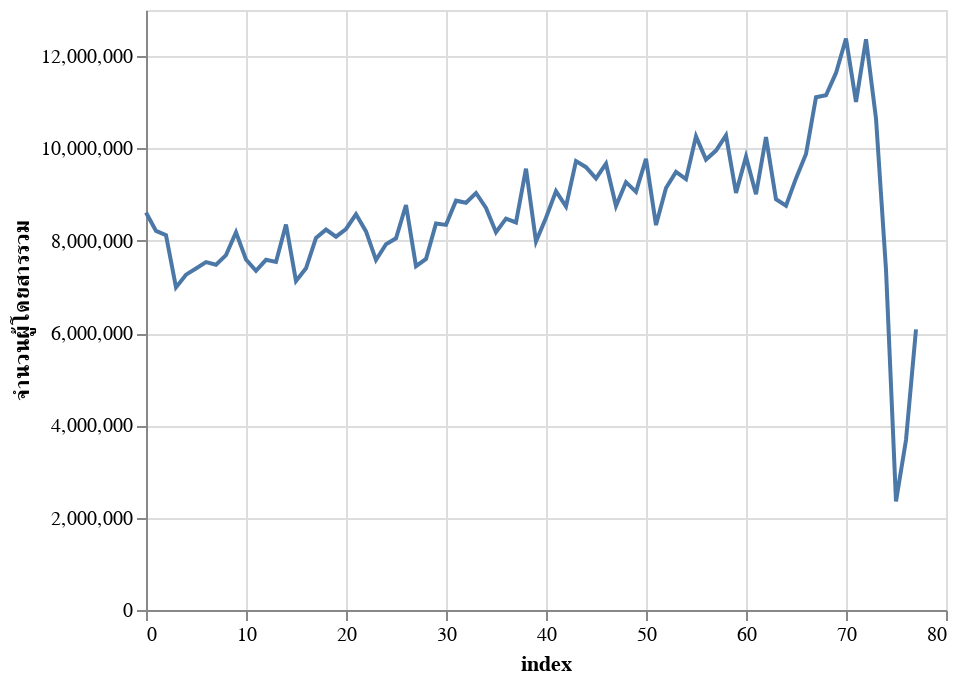

Notebook code for this chart:
### Code cell
alt.Chart(bts2.reset_index()).mark_line().encode(
    x="index",
    y="จำนวนผู้โดยสารรวม"
)

### Figure 1 — Vega-Lite specification as saved in the notebook (floating-point values rounded to 4 significant figures)
{"config": {"view": {"continuousWidth": 400, "continuousHeight": 300}}, "data": {"name": "data-b15a0490989120549c6e25071c894bc7"}, "mark": "line", "encoding": {"x": {"type": "quantitative", "field": "index"}, "y": {"type": "quantitative", "field": "จำนวนผู้โดยสารรวม"}}, "$schema": "https://vega.github.io/schema/vega-lite/v4.8.1.json", "datasets": {"data-b15a0490989120549c6e25071c894bc7": [{"index": 0, "เดือน": "มกราคม", "ปี": 2557, "โครงการ": "โครงการรถไฟฟ้ามหานคร สายเฉลิมรัชมงคล", "จำนวนผู้โดยสารรวม": 8613608, "จำนวนผู้โดยสารเฉลี่ยรายวัน": 277858, "จำนวนผู้โดยสารเฉลี่ยรายวันธรรมดา": 316029, "จำนวนผู้โดยสารเฉลี่ยรายวันหยุด": 184553}, {"index": 1, "เดือน": "กุมภาพันธ์", "ปี": 2557, "โครงการ": "โครงการรถไฟฟ้ามหานคร สายเฉลิมรัชมงคล", "จำนวนผู้โดยสารรวม": 8212613, "จำนวนผู้โดยสารเฉลี่ยรายวัน": 293308, "จำนวนผู้โดยสารเฉลี่ยรายวันธรรมดา": 329204, "จำนวนผู้โดยสารเฉลี่ยรายวันหยุด": 217526}, {"index": 2, "เดือน": "มีนาคม", "ปี": 2557, "โครงการ": "โครงการรถไฟฟ้ามหานคร สายเฉลิมรัชมงคล", "จำนวนผู้โดยสารรวม": 8123428, "จำนวนผู้โดยสารเฉลี่ยรายวัน": 262046, "จำนวนผู้โดยสารเฉลี่ยรายวันธรรมดา": 287668, "จำนวนผู้โดยสารเฉลี่ยรายวันหยุด": 208239}, {"index": 3, "เดือน": "เมษายน", "ปี": 2557, "โครงการ": "โครงการรถไฟฟ้ามหานคร สายเฉลิมรัชมงคล", "จำนวนผู้โดยสารรวม": 6990396, "จำนวนผู้โดยสารเฉลี่ยรายวัน": 233013, "จำนวนผู้โดยสารเฉลี่ยรายวันธรรมดา": 285863, "จำนวนผู้โดยสารเฉลี่ยรายวันหยุด": 153738}, {"index": 4, "เดือน": "พฤษภาคม", "ปี": 2557, "โครงการ": "โครงการรถไฟฟ้ามหานคร สายเฉลิมรัชมงคล", "จำนวนผู้โดยสารรวม": 7265594, "จำนวนผู้โดยสารเฉลี่ยรายวัน": 234374, "จำนวนผู้โดยสารเฉลี่ยรายวันธรรมดา": 276809, "จำนวนผู้โดยสารเฉลี่ยรายวันหยุด": 175618}, {"index": 5, "เดือน": "มิถุนายน", "ปี": 2557, "โครงการ": "โครงการรถไฟฟ้ามหานคร สายเฉลิมรัชมงคล", "จำนวนผู้โดยสารรวม": 7398749, "จำนวนผู้โดยสารเฉลี่ยรายวัน": 246625, "จำนวนผู้โดยสารเฉลี่ยรายวันธรรมดา": 278105, "จำนวนผู้โดยสารเฉลี่ยรายวันหยุด": 173170}, {"index": 6, "เดือน": "กรกฎาคม", "ปี": 2557, "โครงการ": "โครงการรถไฟฟ้ามหานคร สายเฉลิมรัชมงคล", "จำนวนผู้โดยสารรวม": 7536115, "จำนวนผู้โดยสารเฉลี่ยรายวัน": 243100, "จำนวนผู้โดยสารเฉลี่ยรายวันธรรมดา": 280717, "จำนวนผู้โดยสารเฉลี่ยรายวันหยุด": 164107}, {"index": 7, "เดือน": "สิงหาคม", "ปี": 2557, "โครงการ": "โครงการรถไฟฟ้ามหานคร สายเฉลิมรัชมงคล", "จำนวนผู้โดยสารรวม": 7481573, "จำนวนผู้โดยสารเฉลี่ยรายวัน": 241341, "จำนวนผู้โดยสารเฉลี่ยรายวันธรรมดา": 290853, "จำนวนผู้โดยสารเฉลี่ยรายวันหยุด": 162947}, {"index": 8, "เดือน": "กันยายน", "ปี": 2557, "โครงการ": "โครงการรถไฟฟ้ามหานคร สายเฉลิมรัชมงคล", "จำนวนผู้โดยสารรวม": 7688292, "จำนวนผู้โดยสารเฉลี่ยรายวัน": 256276, "จำนวนผู้โดยสารเฉลี่ยรายวันธรรมดา": 285607, "จำนวนผู้โดยสารเฉลี่ยรายวันหยุด": 175618}, {"index": 9, "เดือน": "ตุลาคม", "ปี": 2557, "โครงการ": "โครงการรถไฟฟ้ามหานคร สายเฉลิมรัชมงคล", "จำนวนผู้โดยสารรวม": 8183154, "จำนวนผู้โดยสารเฉลี่ยรายวัน": 263973, "จำนวนผู้โดยสารเฉลี่ยรายวันธรรมดา": 291999, "จำนวนผู้โดยสารเฉลี่ยรายวันหยุด": 195463}, {"index": 10, "เดือน": "พฤศจิกายน", "ปี": 2557, "โครงการ": "โครงการรถไฟฟ้ามหานคร สายเฉลิมรัชมงคล", "จำนวนผู้โดยสารรวม": 7593925, "จำนวนผู้โดยสารเฉลี่ยรายวัน": 253131, "จำนวนผู้โดยสารเฉลี่ยรายวันธรรมดา": 289758, "จำนวนผู้โดยสารเฉลี่ยรายวันหยุด": 179877}, {"index": 11, "เดือน": "ธันวาคม", "ปี": 2557, "โครงการ": "โครงการรถไฟฟ้ามหานคร สายเฉลิมรัชมงคล", "จำนวนผู้โดยสารรวม": 7350544, "จำนวนผู้โดยสารเฉลี่ยรายวัน": 237114, "จำนวนผู้โดยสารเฉลี่ยรายวันธรรมดา": 279742, "จำนวนผู้โดยสารเฉลี่ยรายวันหยุด": 159610}, {"index": 12, "เดือน": "มกราคม", "ปี": 2558, "โครงการ": "โครงการรถไฟฟ้ามหานคร สายเฉลิมรัชมงคล", "จำนวนผู้โดยสารรวม": 7588091, "จำนวนผู้โดยสารเฉลี่ยรายวัน": 244777, "จำนวนผู้โดยสารเฉลี่ยรายวันธรรมดา": 290472, "จำนวนผู้โดยสารเฉลี่ยรายวันหยุด": 161695}, {"index": 13, "เดือน": "กุมภาพันธ์", "ปี": 2558, "โครงการ": "โครงการรถไฟฟ้ามหานคร สายเฉลิมรัชมงคล", "จำนวนผู้โดยสารรวม": 7542203, "จำนวนผู้โดยสารเฉลี่ยรายวัน": 269364, "จำนวนผู้โดยสารเฉลี่ยรายวันธรรมดา": 298865, "จำนวนผู้โดยสารเฉลี่ยรายวันหยุด": 195614}, {"index": 14, "เดือน": "มีนาคม", "ปี": 2558, "โครงการ": "โครงการรถไฟฟ้ามหานคร สายเฉลิมรัชมงคล", "จำนวนผู้โดยสารรวม": 8352517, "จำนวนผู้โดยสารเฉลี่ยรายวัน": 269436, "จำนวนผู้โดยสารเฉลี่ยรายวันธรรมดา": 301893, "จำนวนผู้โดยสารเฉลี่ยรายวันหยุด": 201277}, {"index": 15, "เดือน": "เมษายน", "ปี": 2558, "โครงการ": "โครงการรถไฟฟ้ามหานคร สายเฉลิมรัชมงคล", "จำนวนผู้โดยสารรวม": 7128426, "จำนวนผู้โดยสารเฉลี่ยรายวัน": 237614, "จำนวนผู้โดยสารเฉลี่ยรายวันธรรมดา": 292944, "จำนวนผู้โดยสารเฉลี่ยรายวันหยุด": 154620}, {"index": 16, "เดือน": "พฤษภาคม", "ปี": 2558, "โครงการ": "โครงการรถไฟฟ้ามหานคร สายเฉลิมรัชมงคล", "จำนวนผู้โดยสารรวม": 7402163, "จำนวนผู้โดยสารเฉลี่ยรายวัน": 238779, "จำนวนผู้โดยสารเฉลี่ยรายวันธรรมดา": 290736, "จำนวนผู้โดยสารเฉลี่ยรายวันหยุด": 175689}, {"index": 17, "เดือน": "มิถุนายน", "ปี": 2558, "โครงการ": "โครงการรถไฟฟ้ามหานคร สายเฉลิมรัชมงคล", "จำนวนผู้โดยสารรวม": 8062328, "จำนวนผู้โดยสารเฉลี่ยรายวัน": 268744, "จำนวนผู้โดยสารเฉลี่ยรายวันธรรมดา": 303942, "จำนวนผู้โดยสารเฉลี่ยรายวันหยุด": 186616}, {"index": 18, "เดือน": "กรกฎาคม", "ปี": 2558, "โครงการ": "โครงการรถไฟฟ้ามหานคร สายเฉลิมรัชมงคล", "จำนวนผู้โดยสารรวม": 8241610, "จำนวนผู้โดยสารเฉลี่ยรายวัน": 265858, "จำนวนผู้โดยสารเฉลี่ยรายวันธรรมดา": 301997, "จำนวนผู้โดยสารเฉลี่ยรายวันหยุด": 189967}, {"index": 19, "เดือน": "สิงหาคม", "ปี": 2558, "โครงการ": "โครงการรถไฟฟ้ามหานคร สายเฉลิมรัชมงคล", "จำนวนผู้โดยสารรวม": 8089165, "จำนวนผู้โดยสารเฉลี่ยรายวัน": 260941, "จำนวนผู้โดยสารเฉลี่ยรายวันธรรมดา": 302191, "จำนวนผู้โดยสารเฉลี่ยรายวันหยุด": 185940}, {"index": 20, "เดือน": "กันยายน", "ปี": 2558, "โครงการ": "โครงการรถไฟฟ้ามหานคร สายเฉลิมรัชมงคล", "จำนวนผู้โดยสารรวม": 8255072, "จำนวนผู้โดยสารเฉลี่ยรายวัน": 275169, "จำนวนผู้โดยสารเฉลี่ยรายวันธรรมดา": 303875, "จำนวนผู้โดยสารเฉลี่ยรายวันหยุด": 196229}, {"index": 21, "เดือน": "ตุลาคม", "ปี": 2558, "โครงการ": "โครงการรถไฟฟ้ามหานคร สายเฉลิมรัชมงคล", "จำนวนผู้โดยสารรวม": 8573088, "จำนวนผู้โดยสารเฉลี่ยรายวัน": 276551, "จำนวนผู้โดยสารเฉลี่ยรายวันธรรมดา": 310910, "จำนวนผู้โดยสารเฉลี่ยรายวันหยุด": 204397}, {"index": 22, "เดือน": "พฤศจิกายน", "ปี": 2558, "โครงการ": "โครงการรถไฟฟ้ามหานคร สายเฉลิมรัชมงคล", "จำนวนผู้โดยสารรวม": 8201684, "จำนวนผู้โดยสารเฉลี่ยรายวัน": 273389, "จำนวนผู้โดยสารเฉลี่ยรายวันธรรมดา": 306699, "จำนวนผู้โดยสารเฉลี่ยรายวันหยุด": 195666}, {"index": 23, "เดือน": "ธันวาคม", "ปี": 2558, "โครงการ": "โครงการรถไฟฟ้ามหานคร สายเฉลิมรัชมงคล", "จำนวนผู้โดยสารรวม": 7582349, "จำนวนผู้โดยสารเฉลี่ยรายวัน": 244592, "จำนวนผู้โดยสารเฉลี่ยรายวันธรรมดา": 289432, "จำนวนผู้โดยสารเฉลี่ยรายวันหยุด": 163065}, {"index": 24, "เดือน": "มกราคม", "ปี": 2559, "โครงการ": "โครงการรถไฟฟ้ามหานคร สายเฉลิมรัชมงคล", "จำนวนผู้โดยสารรวม": 7925051, "จำนวนผู้โดยสารเฉลี่ยรายวัน": 255647, "จำนวนผู้โดยสารเฉลี่ยรายวันธรรมดา": 301272, "จำนวนผู้โดยสารเฉลี่ยรายวันหยุด": 172693}, {"index": 25, "เดือน": "กุมภาพันธ์", "ปี": 2559, "โครงการ": "โครงการรถไฟฟ้ามหานคร สายเฉลิมรัชมงคล", "จำนวนผู้โดยสารรวม": 8052450, "จำนวนผู้โดยสารเฉลี่ยรายวัน": 277671, "จำนวนผู้โดยสารเฉลี่ยรายวันธรรมดา": 314957, "จำนวนผู้โดยสารเฉลี่ยรายวันหยุด": 194813}, {"index": 26, "เดือน": "มีนาคม", "ปี": 2559, "โครงการ": "โครงการรถไฟฟ้ามหานคร สายเฉลิมรัชมงคล", "จำนวนผู้โดยสารรวม": 8775482, "จำนวนผู้โดยสารเฉลี่ยรายวัน": 283080, "จำนวนผู้โดยสารเฉลี่ยรายวันธรรมดา": 311552, "จำนวนผู้โดยสารเฉลี่ยรายวันหยุด": 201224}, {"index": 27, "เดือน": "เมษายน", "ปี": 2559, "โครงการ": "โครงการรถไฟฟ้ามหานคร สายเฉลิมรัชมงคล", "จำนวนผู้โดยสารรวม": 7448953, "จำนวนผู้โดยสารเฉลี่ยรายวัน": 248298, "จำนวนผู้โดยสารเฉลี่ยรายวันธรรมดา": 306590, "จำนวนผู้โดยสารเฉลี่ยรายวันหยุด": 172071}, {"index": 28, "เดือน": "พฤษภาคม", "ปี": 2559, "โครงการ": "โครงการรถไฟฟ้ามหานคร สายเฉลิมรัชมงคล", "จำนวนผู้โดยสารรวม": 7605493, "จำนวนผู้โดยสารเฉลี่ยรายวัน": 245338, "จำนวนผู้โดยสารเฉลี่ยรายวันธรรมดา": 299810, "จำนวนผู้โดยสารเฉลี่ยรายวันหยุด": 179195}, {"index": 29, "เดือน": "มิถุนายน", "ปี": 2559, "โครงการ": "โครงการรถไฟฟ้ามหานคร สายเฉลิมรัชมงคล", "จำนวนผู้โดยสารรวม": 8375255, "จำนวนผู้โดยสารเฉลี่ยรายวัน": 279175, "จำนวนผู้โดยสารเฉลี่ยรายวันธรรมดา": 311402, "จำนวนผู้โดยสารเฉลี่ยรายวันหยุด": 190551}, {"index": 30, "เดือน": "กรกฎาคม", "ปี": 2559, "โครงการ": "โครงการรถไฟฟ้ามหานคร สายเฉลิมรัชมงคล", "จำนวนผู้โดยสารรวม": 8344516, "จำนวนผู้โดยสารเฉลี่ยรายวัน": 269178, "จำนวนผู้โดยสารเฉลี่ยรายวันธรรมดา": 323883, "จำนวนผู้โดยสารเฉลี่ยรายวันหยุด": 193433}, {"index": 31, "เดือน": "สิงหาคม", "ปี": 2559, "โครงการ": "โครงการรถไฟฟ้ามหานคร สายเฉลิมรัชมงคล", "จำนวนผู้โดยสารรวม": 8868840, "จำนวนผู้โดยสารเฉลี่ยรายวัน": 286092, "จำนวนผู้โดยสารเฉลี่ยรายวันธรรมดา": 325181, "จำนวนผู้โดยสารเฉลี่ยรายวันหยุด": 190539}, {"index": 32, "เดือน": "กันยายน", "ปี": 2559, "โครงการ": "โครงการรถไฟฟ้ามหานคร สายเฉลิมรัชมงคล", "จำนวนผู้โดยสารรวม": 8823306, "จำนวนผู้โดยสารเฉลี่ยรายวัน": 294110, "จำนวนผู้โดยสารเฉลี่ยรายวันธรรมดา": 328120, "จำนวนผู้โดยสารเฉลี่ยรายวันหยุด": 200583}, {"index": 33, "เดือน": "ตุลาคม", "ปี": 2559, "โครงการ": "โครงการรถไฟฟ้ามหานคร สายเฉลิมรัชมงคล", "จำนวนผู้โดยสารรวม": 9034830, "จำนวนผู้โดยสารเฉลี่ยรายวัน": 291446, "จำนวนผู้โดยสารเฉลี่ยรายวันธรรมดา": 332511, "จำนวนผู้โดยสารเฉลี่ยรายวันหยุด": 216782}, {"index": 34, "เดือน": "พฤศจิกายน", "ปี": 2559, "โครงการ": "โครงการรถไฟฟ้ามหานคร สายเฉลิมรัชมงคล", "จำนวนผู้โดยสารรวม": 8711077, "จำนวนผู้โดยสารเฉลี่ยรายวัน": 290369, "จำนวนผู้โดยสารเฉลี่ยรายวันธรรมดา": 322308, "จำนวนผู้โดยสารเฉลี่ยรายวันหยุด": 202539}, {"index": 35, "เดือน": "ธันวาคม", "ปี": 2559, "โครงการ": "โครงการรถไฟฟ้ามหานคร สายเฉลิมรัชมงคล", "จำนวนผู้โดยสารรวม": 8186021, "จำนวนผู้โดยสารเฉลี่ยรายวัน": 264065, "จำนวนผู้โดยสารเฉลี่ยรายวันธรรมดา": 315936, "จำนวนผู้โดยสารเฉลี่ยรายวันหยุด": 169754}, {"index": 36, "เดือน": "มกราคม", "ปี": 2560, "โครงการ": "โครงการรถไฟฟ้ามหานคร สายเฉลิมรัชมงคล", "จำนวนผู้โดยสารรวม": 8480961, "จำนวนผู้โดยสารเฉลี่ยรายวัน": 273579, "จำนวนผู้โดยสารเฉลี่ยรายวันธรรมดา": 324006, "จำนวนผู้โดยสารเฉลี่ยรายวันหยุด": 181895}, {"index": 37, "เดือน": "กุมภาพันธ์", "ปี": 2560, "โครงการ": "โครงการรถไฟฟ้ามหานคร สายเฉลิมรัชมงคล", "จำนวนผู้โดยสารรวม": 8397224, "จำนวนผู้โดยสารเฉลี่ยรายวัน": 299901, "จำนวนผู้โดยสารเฉลี่ยรายวันธรรมดา": 341917, "จำนวนผู้โดยสารเฉลี่ยรายวันหยุด": 216976}, {"index": 38, "เดือน": "มีนาคม", "ปี": 2560, "โครงการ": "โครงการรถไฟฟ้ามหานคร สายเฉลิมรัชมงคล", "จำนวนผู้โดยสารรวม": 9561089, "จำนวนผู้โดยสารเฉลี่ยรายวัน": 308422, "จำนวนผู้โดยสารเฉลี่ยรายวันธรรมดา": 340230, "จำนวนผู้โดยสารเฉลี่ยรายวันหยุด": 216976}, {"index": 39, "เดือน": "เมษายน", "ปี": 2560, "โครงการ": "โครงการรถไฟฟ้ามหานคร สายเฉลิมรัชมงคล", "จำนวนผู้โดยสารรวม": 7983249, "จำนวนผู้โดยสารเฉลี่ยรายวัน": 266108, "จำนวนผู้โดยสารเฉลี่ยรายวันธรรมดา": 329965, "จำนวนผู้โดยสารเฉลี่ยรายวันหยุด": 193129}, {"index": 40, "เดือน": "พฤษภาคม", "ปี": 2560, "โครงการ": "โครงการรถไฟฟ้ามหานคร สายเฉลิมรัชมงคล", "จำนวนผู้โดยสารรวม": 8500034, "จำนวนผู้โดยสารเฉลี่ยรายวัน": 274195, "จำนวนผู้โดยสารเฉลี่ยรายวันธรรมดา": 319333, "จำนวนผู้โดยสารเฉลี่ยรายวันหยุด": 192124}, {"index": 41, "เดือน": "มิถุนายน", "ปี": 2560, "โครงการ": "โครงการรถไฟฟ้ามหานคร สายเฉลิมรัชมงคล", "จำนวนผู้โดยสารรวม": 9077038, "จำนวนผู้โดยสารเฉลี่ยรายวัน": 302568, "จำนวนผู้โดยสารเฉลี่ยรายวันธรรมดา": 339006, "จำนวนผู้โดยสารเฉลี่ยรายวันหยุด": 202362}, {"index": 42, "เดือน": "กรกฎาคม", "ปี": 2560, "โครงการ": "โครงการรถไฟฟ้ามหานคร สายเฉลิมรัชมงคล", "จำนวนผู้โดยสารรวม": 8743210, "จำนวนผู้โดยสารเฉลี่ยรายวัน": 282039, "จำนวนผู้โดยสารเฉลี่ยรายวันธรรมดา": 339235, "จำนวนผู้โดยสารเฉลี่ยรายวันหยุด": 191479}, {"index": 43, "เดือน": "สิงหาคม", "ปี": 2560, "โครงการ": "โครงการรถไฟฟ้ามหานคร สายเฉลิมรัชมงคล", "จำนวนผู้โดยสารรวม": 9726678, "จำนวนผู้โดยสารเฉลี่ยรายวัน": 313764, "จำนวนผู้โดยสารเฉลี่ยรายวันธรรมดา": 356898, "จำนวนผู้โดยสารเฉลี่ยรายวันหยุด": 208325}, {"index": 44, "เดือน": "กันยายน", "ปี": 2560, "โครงการ": "โครงการรถไฟฟ้ามหานคร สายเฉลิมรัชมงคล", "จำนวนผู้โดยสารรวม": 9594712, "จำนวนผู้โดยสารเฉลี่ยรายวัน": 319824, "จำนวนผู้โดยสารเฉลี่ยรายวันธรรมดา": 359087, "จำนวนผู้โดยสารเฉลี่ยรายวันหยุด": 228210}, {"index": 45, "เดือน": "ตุลาคม", "ปี": 2560, "โครงการ": "โครงการรถไฟฟ้ามหานคร สายเฉลิมรัชมงคล", "จำนวนผู้โดยสารรวม": 9350354, "จำนวนผู้โดยสารเฉลี่ยรายวัน": 300124, "จำนวนผู้โดยสารเฉลี่ยรายวันธรรมดา": 353260, "จำนวนผู้โดยสารเฉลี่ยรายวันหยุด": 208345}, {"index": 46, "เดือน": "พฤศจิกายน", "ปี": 2560, "โครงการ": "โครงการรถไฟฟ้ามหานคร สายเฉลิมรัชมงคล", "จำนวนผู้โดยสารรวม": 9668809, "จำนวนผู้โดยสารเฉลี่ยรายวัน": 322294, "จำนวนผู้โดยสารเฉลี่ยรายวันธรรมดา": 358491, "จำนวนผู้โดยสารเฉลี่ยรายวันหยุด": 222752}, {"index": 47, "เดือน": "ธันวาคม", "ปี": 2560, "โครงการ": "โครงการรถไฟฟ้ามหานคร สายเฉลิมรัชมงคล", "จำนวนผู้โดยสารรวม": 8753200, "จำนวนผู้โดยสารเฉลี่ยรายวัน": 282361, "จำนวนผู้โดยสารเฉลี่ยรายวันธรรมดา": 336387, "จำนวนผู้โดยสารเฉลี่ยรายวันหยุด": 196821}, {"index": 48, "เดือน": "มกราคม", "ปี": 2561, "โครงการ": "โครงการรถไฟฟ้ามหานคร สายเฉลิมรัชมงคล", "จำนวนผู้โดยสารรวม": 9269590, "จำนวนผู้โดยสารเฉลี่ยรายวัน": 299019, "จำนวนผู้โดยสารเฉลี่ยรายวันธรรมดา": 346303, "จำนวนผู้โดยสารเฉลี่ยรายวันหยุด": 199724}, {"index": 49, "เดือน": "กุมภาพันธ์", "ปี": 2561, "โครงการ": "โครงการรถไฟฟ้ามหานคร สายเฉลิมรัชมงคล", "จำนวนผู้โดยสารรวม": 9059167, "จำนวนผู้โดยสารเฉลี่ยรายวัน": 353542, "จำนวนผู้โดยสารเฉลี่ยรายวันธรรมดา": 360257, "จำนวนผู้โดยสารเฉลี่ยรายวันหยุด": 231754}, {"index": 50, "เดือน": "มีนาคม", "ปี": 2561, "โครงการ": "โครงการรถไฟฟ้ามหานคร สายเฉลิมรัชมงคล", "จำนวนผู้โดยสารรวม": 9775861, "จำนวนผู้โดยสารเฉลี่ยรายวัน": 315350, "จำนวนผู้โดยสารเฉลี่ยรายวันธรรมดา": 355287, "จำนวนผู้โดยสารเฉลี่ยรายวันหยุด": 231483}, {"index": 51, "เดือน": "เมษายน", "ปี": 2561, "โครงการ": "โครงการรถไฟฟ้ามหานคร สายเฉลิมรัชมงคล", "จำนวนผู้โดยสารรวม": 8339697, "จำนวนผู้โดยสารเฉลี่ยรายวัน": 277990, "จำนวนผู้โดยสารเฉลี่ยรายวันธรรมดา": 344686, "จำนวนผู้โดยสารเฉลี่ยรายวันหยุด": 190772}, {"index": 52, "เดือน": "พฤษภาคม", "ปี": 2561, "โครงการ": "โครงการรถไฟฟ้ามหานคร สายเฉลิมรัชมงคล", "จำนวนผู้โดยสารรวม": 9141949, "จำนวนผู้โดยสารเฉลี่ยรายวัน": 294902, "จำนวนผู้โดยสารเฉลี่ยรายวันธรรมดา": 343434, "จำนวนผู้โดยสารเฉลี่ยรายวันหยุด": 206662}, {"index": 53, "เดือน": "มิถุนายน", "ปี": 2561, "โครงการ": "โครงการรถไฟฟ้ามหานคร สายเฉลิมรัชมงคล", "จำนวนผู้โดยสารรวม": 9493263, "จำนวนผู้โดยสารเฉลี่ยรายวัน": 316442, "จำนวนผู้โดยสารเฉลี่ยรายวันธรรมดา": 357680, "จำนวนผู้โดยสารเฉลี่ยรายวันหยุด": 220220}, {"index": 54, "เดือน": "กรกฎาคม", "ปี": 2561, "โครงการ": "โครงการรถไฟฟ้ามหานคร สายเฉลิมรัชมงคล", "จำนวนผู้โดยสารรวม": 9335146, "จำนวนผู้โดยสารเฉลี่ยรายวัน": 301134, "จำนวนผู้โดยสารเฉลี่ยรายวันธรรมดา": 360587, "จำนวนผู้โดยสารเฉลี่ยรายวันหยุด": 193037}, {"index": 55, "เดือน": "สิงหาคม", "ปี": 2561, "โครงการ": "โครงการรถไฟฟ้ามหานคร สายเฉลิมรัชมงคล", "จำนวนผู้โดยสารรวม": 10261136, "จำนวนผู้โดยสารเฉลี่ยรายวัน": 331004, "จำนวนผู้โดยสารเฉลี่ยรายวันธรรมดา": 378739, "จำนวนผู้โดยสารเฉลี่ยรายวันหยุด": 214320}, {"index": 56, "เดือน": "กันยายน", "ปี": 2561, "โครงการ": "โครงการรถไฟฟ้ามหานคร สายเฉลิมรัชมงคล", "จำนวนผู้โดยสารรวม": 9759838, "จำนวนผู้โดยสารเฉลี่ยรายวัน": 325328, "จำนวนผู้โดยสารเฉลี่ยรายวันธรรมดา": 370766, "จำนวนผู้โดยสารเฉลี่ยรายวันหยุด": 234453}, {"index": 57, "เดือน": "ตุลาคม", "ปี": 2561, "โครงการ": "โครงการรถไฟฟ้ามหานคร สายเฉลิมรัชมงคล", "จำนวนผู้โดยสารรวม": 9953696, "จำนวนผู้โดยสารเฉลี่ยรายวัน": 321087, "จำนวนผู้โดยสารเฉลี่ยรายวันธรรมดา": 371371, "จำนวนผู้โดยสารเฉลี่ยรายวันหยุด": 215490}, {"index": 58, "เดือน": "พฤศจิกายน", "ปี": 2561, "โครงการ": "โครงการรถไฟฟ้ามหานคร สายเฉลิมรัชมงคล", "จำนวนผู้โดยสารรวม": 10284189, "จำนวนผู้โดยสารเฉลี่ยรายวัน": 342806, "จำนวนผู้โดยสารเฉลี่ยรายวันธรรมดา": 380711, "จำนวนผู้โดยสารเฉลี่ยรายวันหยุด": 238568}, {"index": 59, "เดือน": "ธันวาคม", "ปี": 2561, "โครงการ": "โครงการรถไฟฟ้ามหานคร สายเฉลิมรัชมงคล", "จำนวนผู้โดยสารรวม": 9037803, "จำนวนผู้โดยสารเฉลี่ยรายวัน": 291542, "จำนวนผู้โดยสารเฉลี่ยรายวันธรรมดา": 352597, "จำนวนผู้โดยสารเฉลี่ยรายวันหยุด": 207004}, {"index": 60, "เดือน": "มกราคม", "ปี": 2562, "โครงการ": "โครงการรถไฟฟ้ามหานคร สายเฉลิมรัชมงคล", "จำนวนผู้โดยสารรวม": 9822359, "จำนวนผู้โดยสารเฉลี่ยรายวัน": 316850, "จำนวนผู้โดยสารเฉลี่ยรายวันธรรมดา": 360390, "จำนวนผู้โดยสารเฉลี่ยรายวันหยุด": 210419}, {"index": 61, "เดือน": "กุมภาพันธ์", "ปี": 2562, "โครงการ": "โครงการรถไฟฟ้ามหานคร สายเฉลิมรัชมงคล", "จำนวนผู้โดยสารรวม": 9007716, "จำนวนผู้โดยสารเฉลี่ยรายวัน": 321704, "จำนวนผู้โดยสารเฉลี่ยรายวันธรรมดา": 370960, "จำนวนผู้โดยสารเฉลี่ยรายวันหยุด": 217720}, {"index": 62, "เดือน": "มีนาคม", "ปี": 2562, "โครงการ": "โครงการรถไฟฟ้ามหานคร สายเฉลิมรัชมงคล", "จำนวนผู้โดยสารรวม": 10245277, "จำนวนผู้โดยสารเฉลี่ยรายวัน": 330493, "จำนวนผู้โดยสารเฉลี่ยรายวันธรรมดา": 371935, "จำนวนผู้โดยสารเฉลี่ยรายวันหยุด": 243464}, {"index": 63, "เดือน": "เมษายน", "ปี": 2562, "โครงการ": "โครงการรถไฟฟ้ามหานคร สายเฉลิมรัชมงคล", "จำนวนผู้โดยสารรวม": 8899237, "จำนวนผู้โดยสารเฉลี่ยรายวัน": 296641, "จำนวนผู้โดยสารเฉลี่ยรายวันธรรมดา": 364676, "จำนวนผู้โดยสารเฉลี่ยรายวันหยุด": 194589}, {"index": 64, "เดือน": "พฤษภาคม", "ปี": 2562, "โครงการ": "โครงการรถไฟฟ้ามหานคร สายเฉลิมรัชมงคล", "จำนวนผู้โดยสารรวม": 8760688, "จำนวนผู้โดยสารเฉลี่ยรายวัน": 302093, "จำนวนผู้โดยสารเฉลี่ยรายวันธรรมดา": 353330, "จำนวนผู้โดยสารเฉลี่ยรายวันหยุด": 204743}, {"index": 65, "เดือน": "มิถุนายน", "ปี": 2562, "โครงการ": "โครงการรถไฟฟ้ามหานคร สายเฉลิมรัชมงคล", "จำนวนผู้โดยสารรวม": 9351640, "จำนวนผู้โดยสารเฉลี่ยรายวัน": 311721, "จำนวนผู้โดยสารเฉลี่ยรายวันธรรมดา": 369972, "จำนวนผู้โดยสารเฉลี่ยรายวันหยุด": 211106}, {"index": 66, "เดือน": "กรกฎาคม", "ปี": 2562, "โครงการ": "โครงการรถไฟฟ้ามหานคร สายเฉลิมรัชมงคล", "จำนวนผู้โดยสารรวม": 9879495, "จำนวนผู้โดยสารเฉลี่ยรายวัน": 318693, "จำนวนผู้โดยสารเฉลี่ยรายวันธรรมดา": 374197, "จำนวนผู้โดยสารเฉลี่ยรายวันหยุด": 217778}, {"index": 67, "เดือน": "สิงหาคม", "ปี": 2562, "โครงการ": "โครงการรถไฟฟ้ามหานคร สายเฉลิมรัชมงคล", "จำนวนผู้โดยสารรวม": 11110334, "จำนวนผู้โดยสารเฉลี่ยรายวัน": 358398, "จำนวนผู้โดยสารเฉลี่ยรายวันธรรมดา": 407527, "จำนวนผู้โดยสารเฉลี่ยรายวันหยุด": 255228}, {"index": 68, "เดือน": "กันยายน", "ปี": 2562, "โครงการ": "โครงการรถไฟฟ้ามหานคร สายเฉลิมรัชมงคล", "จำนวนผู้โดยสารรวม": 11152728, "จำนวนผู้โดยสารเฉลี่ยรายวัน": 383856, "จำนวนผู้โดยสารเฉลี่ยรายวันธรรมดา": 426131, "จำนวนผู้โดยสารเฉลี่ยรายวันหยุด": 285215}, {"index": 69, "เดือน": "ตุลาคม", "ปี": 2562, "โครงการ": "โครงการรถไฟฟ้ามหานคร สายเฉลิมรัชมงคล", "จำนวนผู้โดยสารรวม": 11636289, "จำนวนผู้โดยสารเฉลี่ยรายวัน": 375364, "จำนวนผู้โดยสารเฉลี่ยรายวันธรรมดา": 429026, "จำนวนผู้โดยสารเฉลี่ยรายวันหยุด": 262674}, {"index": 70, "เดือน": "พฤศจิกายน", "ปี": 2562, "โครงการ": "โครงการรถไฟฟ้ามหานคร สายเฉลิมรัชมงคล", "จำนวนผู้โดยสารรวม": 12383008, "จำนวนผู้โดยสารเฉลี่ยรายวัน": 412767, "จำนวนผู้โดยสารเฉลี่ยรายวันธรรมดา": 459420, "จำนวนผู้โดยสารเฉลี่ยรายวันหยุด": 332185}, {"index": 71, "เดือน": "ธันวาคม", "ปี": 2562, "โครงการ": "โครงการรถไฟฟ้ามหานคร สายเฉลิมรัชมงคล", "จำนวนผู้โดยสารรวม": 11009848, "จำนวนผู้โดยสารเฉลี่ยรายวัน": 366995, "จำนวนผู้โดยสารเฉลี่ยรายวันธรรมดา": 433641, "จำนวนผู้โดยสารเฉลี่ยรายวันหยุด": 279842}, {"index": 72, "เดือน": "มกราคม", "ปี": 2563, "โครงการ": "โครงการรถไฟฟ้ามหานคร สายเฉลิมรัชมงคล", "จำนวนผู้โดยสารรวม": 12364467, "จำนวนผู้โดยสารเฉลี่ยรายวัน": 398854, "จำนวนผู้โดยสารเฉลี่ยรายวันธรรมดา": 444083, "จำนวนผู้โดยสารเฉลี่ยรายวันหยุด": 288295}, {"index": 73, "เดือน": "กุมภาพันธ์", "ปี": 2563, "โครงการ": "โครงการรถไฟฟ้ามหานคร สายเฉลิมรัชมงคล", "จำนวนผู้โดยสารรวม": 10651705, "จำนวนผู้โดยสารเฉลี่ยรายวัน": 367300, "จำนวนผู้โดยสารเฉลี่ยรายวันธรรมดา": 428486, "จำนวนผู้โดยสารเฉลี่ยรายวันหยุด": 251046}, {"index": 74, "เดือน": "มีนาคม", "ปี": 2563, "โครงการ": "โครงการรถไฟฟ้ามหานคร สายเฉลิมรัชมงคล", "จำนวนผู้โดยสารรวม": 7376598, "จำนวนผู้โดยสารเฉลี่ยรายวัน": 237955, "จำนวนผู้โดยสารเฉลี่ยรายวันธรรมดา": 282899, "จำนวนผู้โดยสารเฉลี่ยรายวันหยุด": 128090}, {"index": 75, "เดือน": "เมษายน", "ปี": 2563, "โครงการ": "โครงการรถไฟฟ้ามหานคร สายเฉลิมรัชมงคล", "จำนวนผู้โดยสารรวม": 2354680, "จำนวนผู้โดยสารเฉลี่ยรายวัน": 78489, "จำนวนผู้โดยสารเฉลี่ยรายวันธรรมดา": 97356, "จำนวนผู้โดยสารเฉลี่ยรายวันหยุด": 34468}, {"index": 76, "เดือน": "พฤษภาคม", "ปี": 2563, "โครงการ": "โครงการรถไฟฟ้ามหานคร สายเฉลิมรัชมงคล", "จำนวนผู้โดยสารรวม": 3682817, "จำนวนผู้โดยสารเฉลี่ยรายวัน": 118801, "จำนวนผู้โดยสารเฉลี่ยรายวันธรรมดา": 154974, "จำนวนผู้โดยสารเฉลี่ยรายวันหยุด": 74876}, {"index": 77, "เดือน": "มิถุนายน", "ปี": 2563, "โครงการ": "โครงการรถไฟฟ้ามหานคร สายเฉลิมรัชมงคล", "จำนวนผู้โดยสารรวม": 6080460, "จำนวนผู้โดยสารเฉลี่ยรายวัน": 202682, "จำนวนผู้โดยสารเฉลี่ยรายวันธรรมดา": 232313, "จำนวนผู้โดยสารเฉลี่ยรายวันหยุด": 133543}]}}
